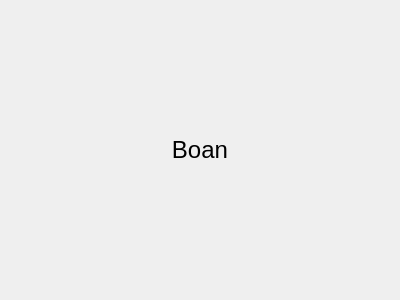
<?xml version="1.0" encoding="UTF-8"?>
<ui version="4.0">
 <class>Dialog_about</class>
 <widget class="QDialog" name="Dialog_about">
  <property name="geometry">
   <rect>
    <x>0</x>
    <y>0</y>
    <width>400</width>
    <height>300</height>
   </rect>
  </property>
  <property name="windowTitle">
   <string>About</string>
  </property>
  <layout class="QVBoxLayout" name="verticalLayout">
   <item>
    <widget class="QLabel" name="label">
     <property name="font">
      <font>
       <pointsize>18</pointsize>
      </font>
     </property>
     <property name="text">
      <string>Boan</string>
     </property>
     <property name="textFormat">
      <enum>Qt::RichText</enum>
     </property>
     <property name="alignment">
      <set>Qt::AlignCenter</set>
     </property>
    </widget>
   </item>
  </layout>
 </widget>
 <resources/>
 <connections/>
</ui>
